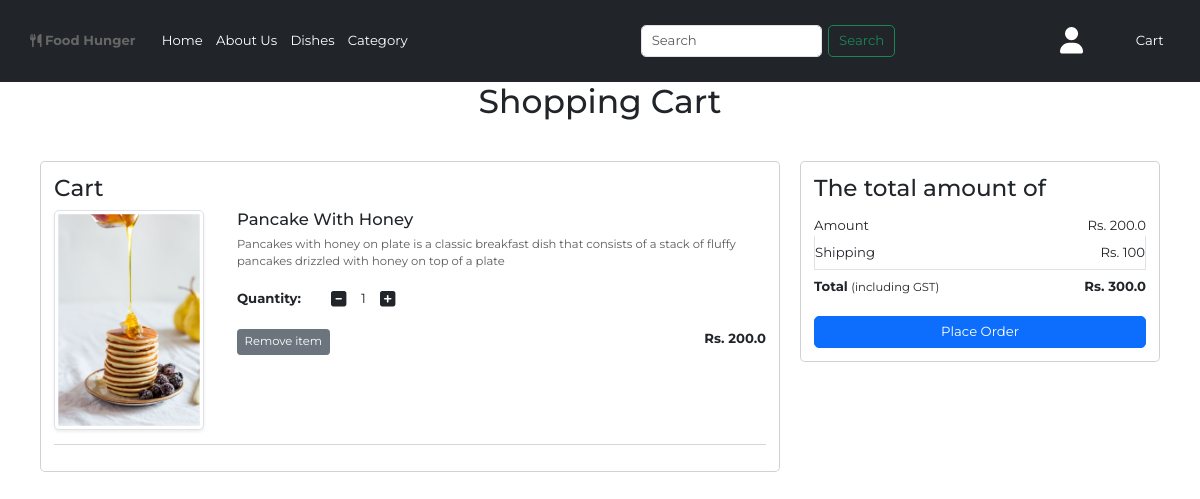
Page /cart/ (signed in) on the earlier database version.
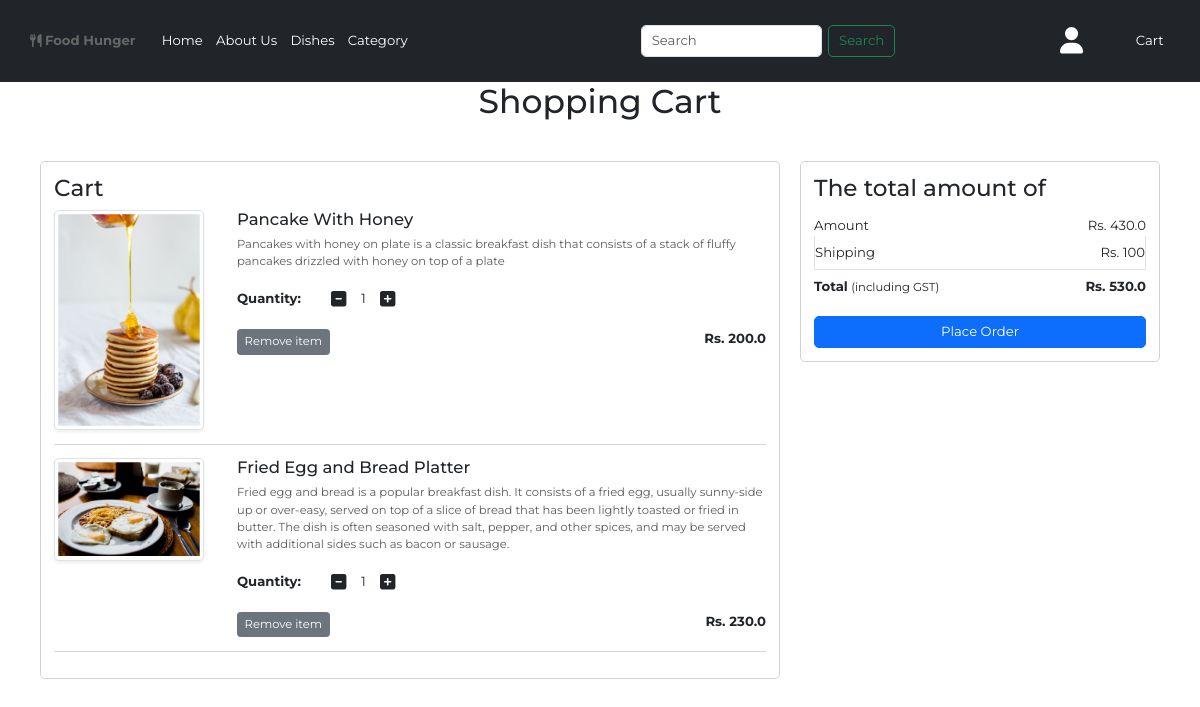
Same page on the later database version.
### app/models.py (models this page shows, shortened)
class Cart(models.Model):
    user = models.ForeignKey(User,on_delete=models.CASCADE)
    product = models.ForeignKey(Product,on_delete=models.CASCADE)
    quantity = models.PositiveIntegerField(default=1)

class Product(models.Model):
    title = models.CharField(max_length=100)
    selling_price = models.FloatField()
    discounted_price = models.FloatField()
    description = models.TextField()
    composition = models.TextField(default='')
    prodapp = models.TextField(default='')
    category = models.CharField(choices=CATEGORY_CHOICES, max_length=2)
    product_image = models.ImageField(upload_to='product')

### app/views.py (the view)
# urls.py: path('cart/', views.show_cart, name='showcart'),
def show_cart(request):
    if request.user.is_authenticated:
        user = request.user
        cart = Cart.objects.filter(user=user)
        amount = 0
        for p in cart:
            value = p.quantity * p.product.discounted_price
            amount = amount + value
        totalamount = amount + 100
        return render(request, 'app/addtocart.html',locals())

### app/templates/app/addtocart.html (shortened to what this page needs)
{% extends 'app/base.html' %}
{% load static %}
{% block main-content %}
<div class="container mb-5">
    <div class="row">
        {% if cart %}
        <h1 class="text-center mb-5">Shopping Cart</h1>
        <div class="col-sm-8">
            <div class="card">
                <div class="card-body">
                    <h3>Cart</h3>
                    {% for item in cart %}
                    <div class="row">
                        <div class="col-sm-3" text-center align-self-center><img src="{{item.product.product_image.url}}" alt="" srcset="" class="img-fluid img-thumbnail shadow-sm", height="150", width="150"></div>
                        <div class="col-sm-9">
                            <div>
                                <h5>{{item.product.title}}</h5>
                                <p class="mb-2 text-muted small">{{item.product.description}}</p>
                                <div class="my-3">
                                    <label for="quantity">Quantity:</label>
                                    <a class="minus-cart btn" pid={{item.product.id}}><i class="fas fa-minus-square fa-lg"></i></a>
                                    <span id="quantity">{{item.quantity}}</span>
                                    <a class="plus-cart btn" pid={{item.product.id}}><i class="fas fa-plus-square fa-lg"></i></a>
                                </div>
                                <div class="d-flex justify-content-between">
                                    <a href="#" class="remove-cart btn btn-sm btn-secondary mr-3" pid={{item.product.id}}>Remove item </a>
                                    <p class="mb-0"><span><strong>Rs. {{item.product.discounted_price}}</strong></span></p>
                                </div>
                            </div>
                        </div>
                    </div>
                    <hr class="text-muted">
                    {% endfor %}
                </div>
            </div>
        </div>
        <div class="col-sm-4">
            <div class="card">
                <div class="card-body">
                    <h3>The total amount of</h3>
                    <ul class="list-group">
                        <li class="list-group-item d-flex justify-content-between align-items-center border-0 px-0 pb-0">Amount <span id="amount">Rs. {{amount}}</span></li>
                        <li class="list-group-item d-flex justify-content-between align-items-center px-0">Shipping <span>Rs. 100</span></li>
                        <li class="list-group-item d-flex justify-content-between align-items-center border-0 px-0 mb-3">
                            <div>
                                <strong>Total</strong> <small>(including GST)</small>
                            </div>
                            <span id="totalamount"><strong>Rs. {{totalamount}}</strong></span>
                        </li>
                    </ul>
                    <div class="d-grid"><a href="{% url 'checkout' %}" class="btn btn-primary">Place Order</a></div>
                </div>
            </div>
        </div>
        {% else %}
            <h1 class="text-center mb-5">Cart is Empty</h1>
        {% endif %}
    </div>
</div>
{% endblock main-content %}

Differences in the rows shown:
added Cart: product.product_image (picture), product "Fried Egg and Bread Platter", product.description "Fried egg and bread is a popular breakfast dish. It consists of a fried egg, usually sunny-side up or over-easy, served on top of a slice of bread that has been lightly toasted or fried in butter. The dish is often seasoned with salt, pepper, and other spices, and may be served with additional sides such as bacon or sausage.", quantity "1", product.discounted_price "230.0"
Other differences:
{{ amount }}: "200.0" → "430.0"
{{ totalamount }}: "300.0" → "530.0"
